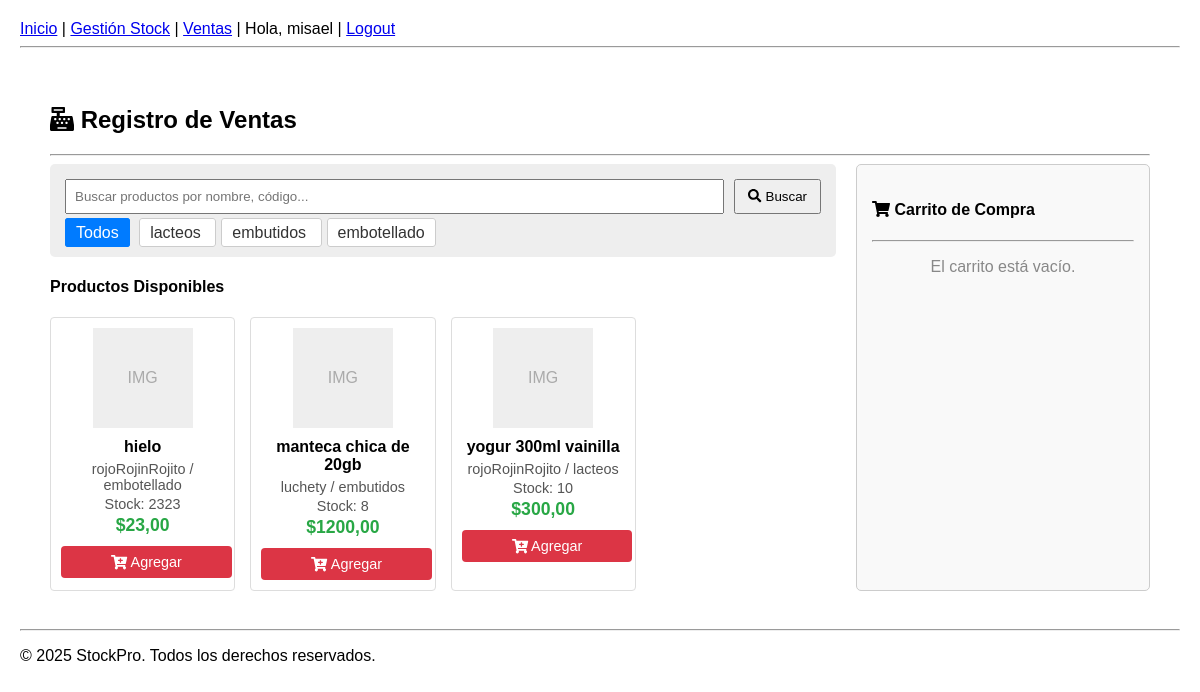
Before: /sales/ (signed in) with the older database file.
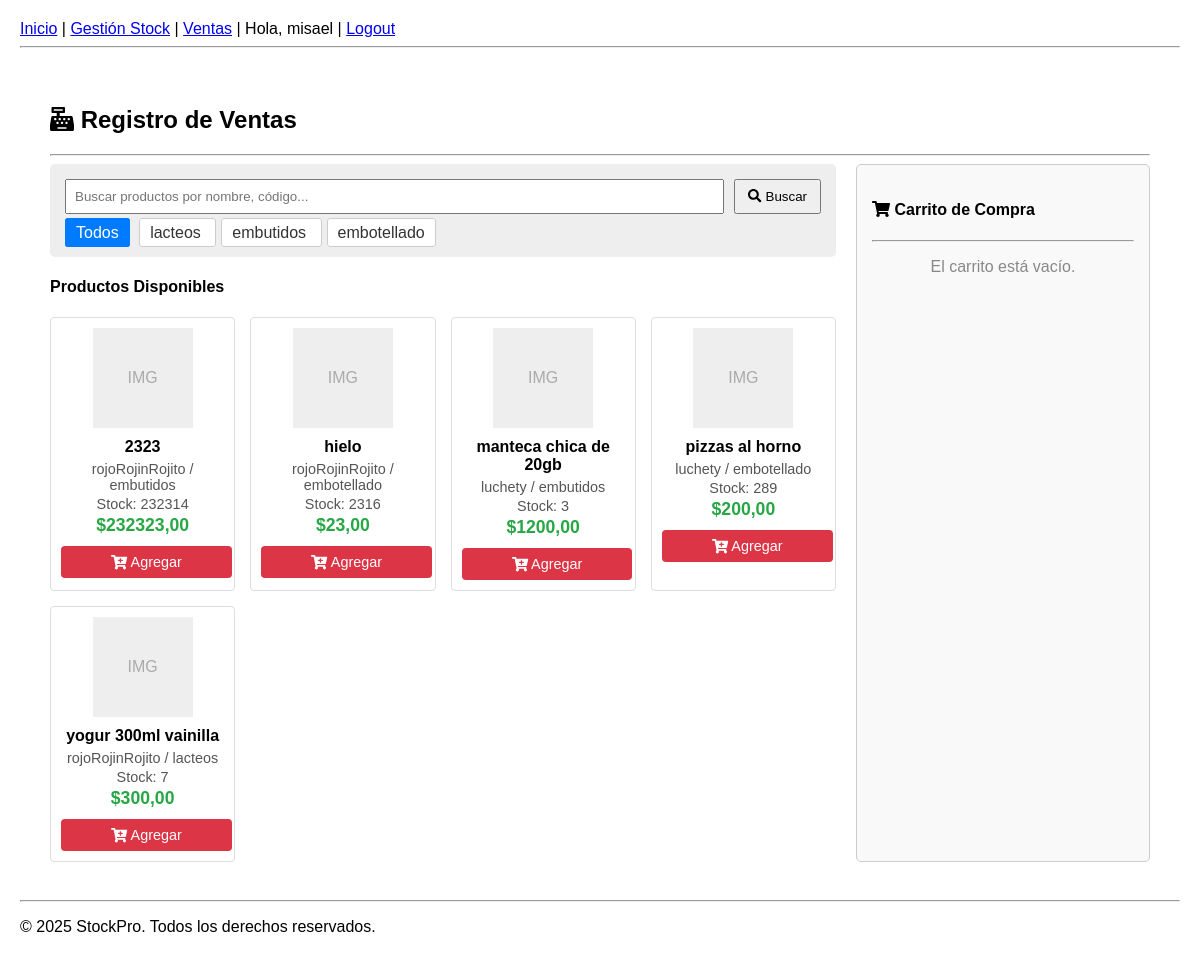
After: the same page with the newer database file.
### applications/stock/models.py (models this page shows, shortened)
class Category(models.Model):
    name = models.CharField(max_length=100, unique=True, verbose_name="Nombre")
    class Meta:
        verbose_name = "Categoría"
        verbose_name_plural = "Categorías"

class Product(models.Model):
    name = models.CharField(max_length=200, verbose_name="Nombre")
    brand = models.ForeignKey(
        Brand,
        on_delete=models.PROTECT, # Evita borrar marca si hay productos asociados
        related_name='products',
        verbose_name="Marca"
    )
    category = models.ForeignKey(
        Category,
        on_delete=models.PROTECT, # Evita borrar categoría si hay productos asociados
        related_name='products',
        verbose_name="Categoría"
    )
    description = models.TextField(blank=True, null=True, verbose_name="Descripción")
    price = models.DecimalField(max_digits=10, decimal_places=2, verbose_name="Precio")
    stock = models.IntegerField(default=0, verbose_name="Stock Disponible")
    bar_code = models.CharField(max_length=50, blank=True, null=True, unique=True, verbose_name="Código de Barras")
    class Meta:
        verbose_name = "Producto"
        verbose_name_plural = "Productos"
        ordering = ['name']

class Brand(models.Model):
    name = models.CharField(max_length=100, unique=True, verbose_name="Nombre")
    class Meta:
        verbose_name = "Marca"
        verbose_name_plural = "Marcas"

### applications/sales/views.py (the view, shortened to what this page needs)
# urls.py: path('', views.pos_view, name='pos_view'),
@login_required # Asegura que el usuario esté logueado para acceder a ventas
def pos_view(request):
    query = request.GET.get('q', '')
    category_id = request.GET.get('category', None)
    products = Product.objects.select_related('brand', 'category').filter(stock__gt=0) # Solo productos con stock
    if category_id:
        products = products.filter(category_id=category_id)
    categories = Category.objects.all() # Para los botones de filtro
    cart = get_cart(request)
    cart_total = calculate_cart_total(cart)
    cart_items_detailed = []
    product_ids_in_cart = [int(pid) for pid in cart.keys()] # Obtener IDs como enteros
    products_in_cart = Product.objects.in_bulk(product_ids_in_cart) # Consulta eficiente
    context = {
        'products': products.order_by('name'),
        'categories': categories,
        'cart_items': cart_items_detailed, # Usamos la lista detallada
        'cart_total': cart_total,
        'search_query': query,
        'selected_category': int(category_id) if category_id else None,
    }
    return render(request, 'sales/pos_interface.html', context)

### applications/sales/views.py (called while the page is built)
def get_cart(request):
    cart = request.session.get('cart', {})
    for item in cart.values():
        item['quantity'] = int(item.get('quantity', 0))
        item['price'] = float(item.get('price', 0.0))
    return cart

def calculate_cart_total(cart):
    total = sum(item['quantity'] * item['price'] for item in cart.values())
    return round(total, 2)

### applications/sales/templates/sales/pos_interface.html (shortened to what the changed rows need)
{% extends 'base.html' %}
{% load static %}
{% load humanize %}
{% block content %}
<div class="container mt-4">
    <h2><i class="fas fa-cash-register"></i> Registro de Ventas</h2>
    <div class="pos-container">
        <div class="product-section">
            <div class="search-filter-section">
                <div class="category-filters mt-2">
                    <a href="{% url 'sales:pos_view' %}{% if search_query %}?q={{ search_query }}{% endif %}" class="btn {% if not selected_category %}active{% endif %}">Todos</a>
                    {% for category in categories %}
                    <a href="{% url 'sales:pos_view' %}?category={{ category.id }}{% if search_query %}&q={{ search_query }}{% endif %}"
                       class="btn {% if selected_category == category.id %}active{% endif %}">
                       {{ category.name }}
                    </a>
                    {% endfor %}
                </div>
            </div>
            <div class="product-grid">
                {% for product in products %}
                <div class="product-card">
                    <div style="width:100px; height:100px; background:#eee; margin: 0 auto 10px auto; display:flex; align-items:center; justify-content:center; color:#aaa;">IMG</div>
                    <h5>{{ product.name }}</h5>
                    <p>{{ product.brand.name }} / {{ product.category.name }}</p>
                    <p>Stock: {{ product.stock }}</p>
                    <p class="price">${{ product.price|floatformat:2 }}</p>
                     <a href="{% url 'sales:add_to_cart' product.id %}?q={{ search_query|default:'' }}&category={{ selected_category|default:'' }}" class="btn btn-danger">
                        <i class="fas fa-cart-plus"></i> Agregar
                    </a>
                </div>
                {% empty %}
                <p>No se encontraron productos con los filtros seleccionados.</p>
                {% endfor %}
            </div>
        </div>
    </div>
</div>
{% endblock %}

Changed rows visible on the page:
added Product: name "2323", brand.name "rojoRojinRojito", category.name "embutidos", stock "232314", price "232323,00"
changed Product "hielo": stock "2323" → "2316"
changed Product "manteca chica de 20gb": stock "8" → "3"
added Product: name "pizzas al horno", brand.name "luchety", category.name "embotellado", stock "289", price "200,00"
changed Product "yogur 300ml vainilla": stock "10" → "7"
